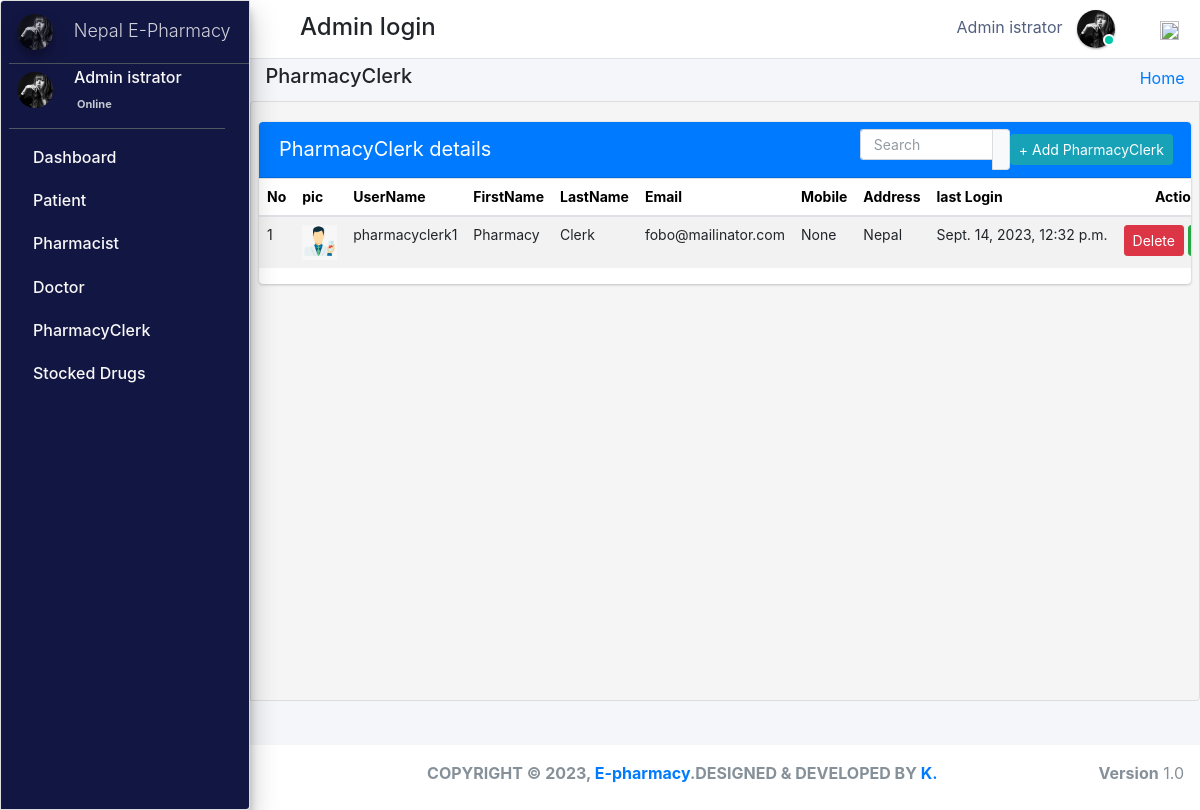
/admin_user/admin_user/manage_pharmacyClerk/ (signed in), run on an earlier commit of the app's database.
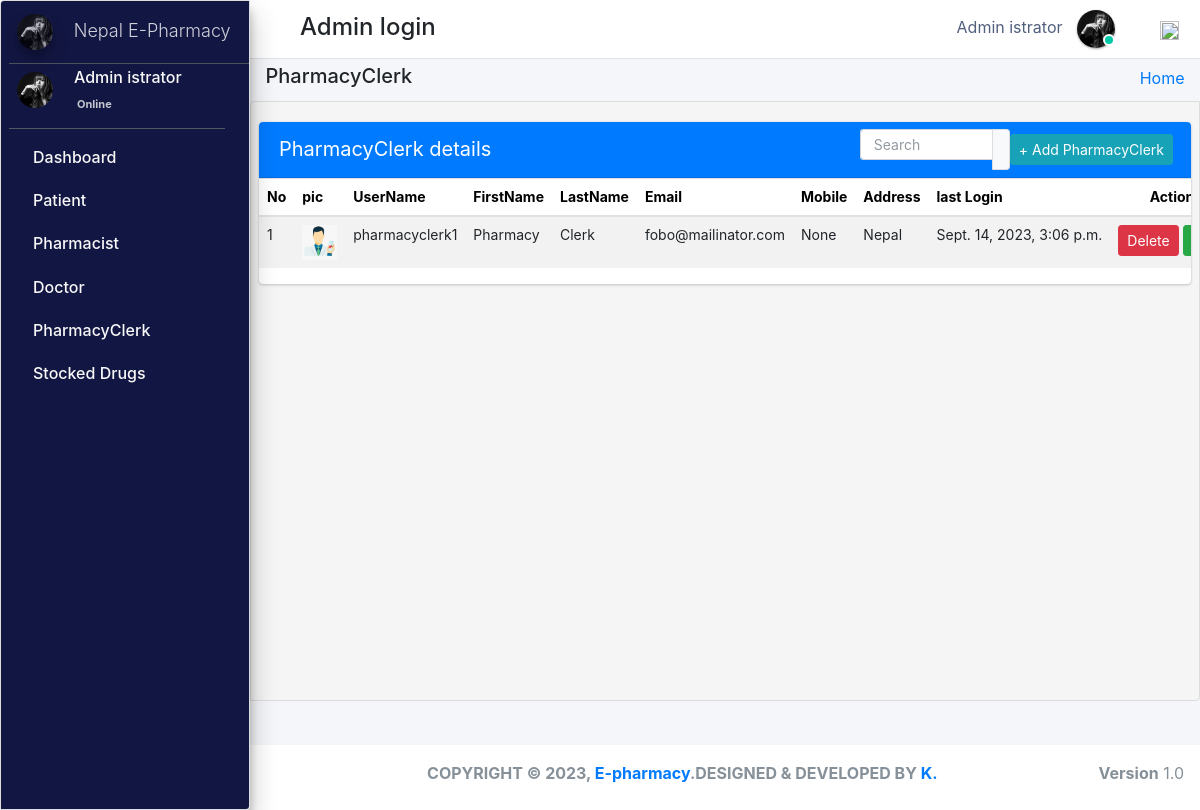
And on a later commit of the database.
### pharmacy/models.py (models this page shows, shortened)
class PharmacyClerk(models.Model):
    gender_category=(
        ('Male','Male'),
        ('Female','Female'),
    )
    admin = models.OneToOneField(CustomUser,null=True, on_delete = models.CASCADE)
    emp_no=models.CharField(max_length=100,null=True,blank=True)
    gender=models.CharField(max_length=100,null=True,choices=gender_category)
    mobile=models.CharField(max_length=10,null=True,blank=True)
    address=models.CharField(max_length=300,null=True,blank=True)
    profile_pic=models.ImageField(default="images2.png",null=True,blank=True)
    age= models.IntegerField(default='0', blank=True, null=True)
    created_at = models.DateTimeField(auto_now_add=True)
    updated_at = models.DateTimeField(auto_now=True)
    objects = models.Manager()

class CustomUser(AbstractUser):
    user_type_data = ((1, "AdminHOD"), (2, "Pharmacist"), (3, "Doctor"), (4, "PharmacyClerk"),(5, "Patients"))
    user_type = models.CharField(default=1, choices=user_type_data, max_length=10)

### pharmacy/HODViews.py (the view)
# urls.py: path('admin_user/admin_user/manage_pharmacyClerk/',HODViews.managePharmacyClerk,name='manage_pharmacyClerk'),
def managePharmacyClerk(request):
    doctors = PharmacyClerk.objects.all()
    context = {
        "doctors": doctors,
         "title":"Manage PharmacyClerk"
    }
    return render(request,'hod_templates/manage_pharmacyClerk.html',context)

### pharmacy/LoginCheckMiddleWare.py (called while the page is built, shortened)
    def process_view(self, request, view_func, view_args, view_kwargs):
        modulename = view_func.__module__
        user = request.user
        if user.is_authenticated:
            if user.user_type == "1":
                if modulename == "pharmacy.HODViews":
                    pass
                elif modulename == "":
                    pass
                elif modulename == "pharmacy.views" or modulename == "django.views.static":
                    pass
                else:
                    pass
            else:
                return redirect("login")
        else:
            if request.path == reverse("login"):
                pass
            else:
                return redirect("login")

### pharmacy/templates/hod_templates/manage_pharmacyClerk.html (shortened to what this page needs)
{% extends 'hod_templates/base_template.html'%} {% block page_title %}
<h5>PharmacyClerk</h5>
{% endblock page_title %} {% block main_content %}
<section class="content">
    <div class="row">
        <div class="col-md-12">
            <div class="card card-primary sc">
                <div class="card-header">
                    <span>PharmacyClerk details</span>
                    <div class="card-tools d-flex">
                        <div class="input-group input-group-sm" style="width: 150px;">
                            <input type="text" name="search" class="form-control float-right" placeholder="Search" id="pple">
                            <div class="input-group-append">
                                <button type="submit" class="btn btn-default"></button>
                            </div>
                        </div>
                        <a class="btn btn-sm btn-info mr-2" href="{% url 'add_pharmacyClerk' %}" role="button">+ Add PharmacyClerk</a>
                    </div>
                </div>
                <table class="table" id="plist">
                    <thead>
                        <tr>
                            <th>No</th>
                            <th>pic</th>
                            <th>UserName</th>
                            <th>FirstName</th>
                            <th>LastName</th>
                            <th>Email</th>
                            <th>Mobile</th>
                            <th>Address</th>
                            <th>last Login</th>
                            <th class="text-center">Action</th>
                        </tr>
                    </thead>
                    <tbody>
                        {% for doctor in doctors %}
                        <tr class="hov">
                            <td>{{doctor.id}}</td>
                            <td> <img src="{{doctor.profile_pic.url}}" class="" width="35" height="35" alt=""></td>
                            <td>{{doctor.admin.username}}</td>
                            <td>{{doctor.admin.first_name}}</td>
                            <td>{{doctor.admin.last_name}}</td>
                            <td>{{doctor.admin.email}}</td>
                            <td>{{doctor.mobile}}</td>
                            <td>{{doctor.address}}</td>
                            <td>{{doctor.admin.last_login}}</td>
                            <td><a href="{% url 'delete_clerk' doctor.id %}" class="btn btn-sm btn-danger">Delete</a>
                                <a href="{% url 'edit_clerk' doctor.admin.id %}" class="btn btn-sm btn-success">Edit</a>
                            </td>
                        </tr>
                        {% endfor %}
                    </tbody>
                </table>
            </div>
        </div>
    </div>
</section>
{% endblock %}

What changed in the data, as far as the page shows it:
changed through a linked row, PharmacyClerk "None": admin.last_login "Sept. 14, 2023, 12:32 p.m." → "Sept. 14, 2023, 3:06 p.m."
